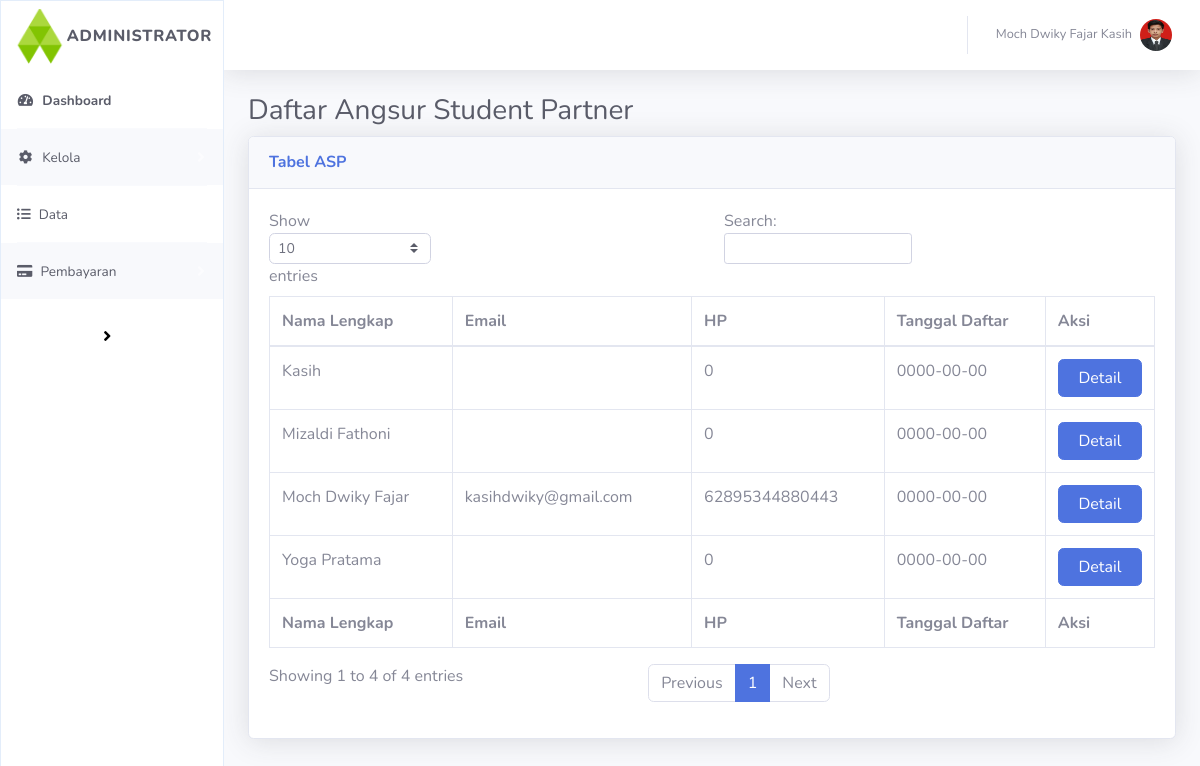
/index.php/data/daftar_asp, run on the app's committed database.
### tables this page shows
CREATE TABLE `pengajuan_asp` (
  `id_asp` int(11) NOT NULL,
  `nama` varchar(255) NOT NULL,
  `universitas` varchar(255) NOT NULL,
  `status` tinyint(4) NOT NULL,
  `jenis_kelamin` varchar(15) NOT NULL,
  `hp` bigint(255) NOT NULL,
  `email` varchar(122) NOT NULL,
  `whatsapp` bigint(20) NOT NULL,
  `skype` varchar(255) NOT NULL,
  `alamat` varchar(255) NOT NULL,
  `semester` int(25) NOT NULL,
  `prodi` varchar(122) NOT NULL,
  `ktp` varchar(122) NOT NULL,
  `ktm` varchar(122) NOT NULL,
  `cv` varchar(122) NOT NULL,
  `transkrip_nilai` varchar(122) NOT NULL,
  `tgl_daftar` date NOT NULL,
  `catatan_admin` text NOT NULL
);

### application/controllers/Data.php (called while the page is built, shortened)
<?php
class Data extends CI_Controller
{
    public function __construct()
    {
        $this->load->model("m_data");
        $this->load->library('form_validation');
    }
    public function daftar_asp()
    {
    	$data["asp"] = $this->m_data->daftar_asp();
        $this->load->view('templates/v_header');
        $this->load->view('templates/v_sidebar');
        $this->load->view('templates/v_navbar');
        $this->load->view('data/v_asp', $data);
    }
}

### index.php (called while the page is built, shortened)
<?php
require_once BASEPATH.'core/CodeIgniter.php';

### application/models/m_data.php (called while the page is built, shortened)
<?php defined('BASEPATH') OR exit('No direct script access allowed');
class M_data extends CI_Model
{
    function daftar_asp()
    {
        $this->db->order_by("id_asp", "desc");
        return $this->db->get_where('pengajuan_asp', ['status' => 1])->result_array();
    }
}

### application/views/data/v_asp.php (the view, shortened to what this page needs)
      <div class="container-fluid">
        <h1 class="h3 mb-2 text-gray-800">Daftar Angsur Student Partner</h1>
        <div class="card shadow mb-4">
          <div class="card-header py-3">
            <h6 class="m-0 font-weight-bold text-primary">Tabel ASP</h6>
          </div>
          <div class="card-body">
            <div class="table-responsive">
              <table class="table table-bordered" id="dataTable" width="100%" cellspacing="0">
                <thead>
                  <tr>
                    <th>Nama Lengkap</th>
                    <th>Email</th>
                    <th>HP</th>
                    <th>Tanggal Daftar</th>
                    <th>Aksi</th>
                  </tr>
                </thead>
                <tfoot>
                  <tr>
                    <th>Nama Lengkap</th>
                    <th>Email</th>
                    <th>HP</th>
                    <th>Tanggal Daftar</th>
                    <th>Aksi</th>
                  </tr>
                </tfoot>
                <tbody>
                  <?php foreach ($asp as $a): ?>
                    <?php $id = $a['id_asp']; ?>
                  <tr>
                    <td><?= $a['nama'] ?></td>
                    <td><?= $a['email']; ?></td>
                    <td><?= $a['hp']; ?></td>
                    <td><?= $a['tgl_daftar']; ?></td>
                    <td>
                      <?php
                      echo "<a href='/project-admin/detail/asp?detail_id=$id'><button class='btn btn-primary btn-block'>Detail</button></a>
                      ";?>
                    </td>
                  <?php endforeach; ?>
                </tbody>
              </table>
            </div>
          </div>
        </div>
      </div>
    </div>
  </div>
</div>

### data on the page
pengajuan_asp: nama "Kasih", hp "0", tgl_daftar "0000-00-00"
pengajuan_asp: nama "Yoga Pratama", hp "0", tgl_daftar "0000-00-00"
pengajuan_asp: nama "Mizaldi Fathoni", hp "0", tgl_daftar "0000-00-00"
pengajuan_asp: nama "Moch Dwiky Fajar", email "kasihdwiky@gmail.com", hp "62895344880443", tgl_daftar "0000-00-00"
